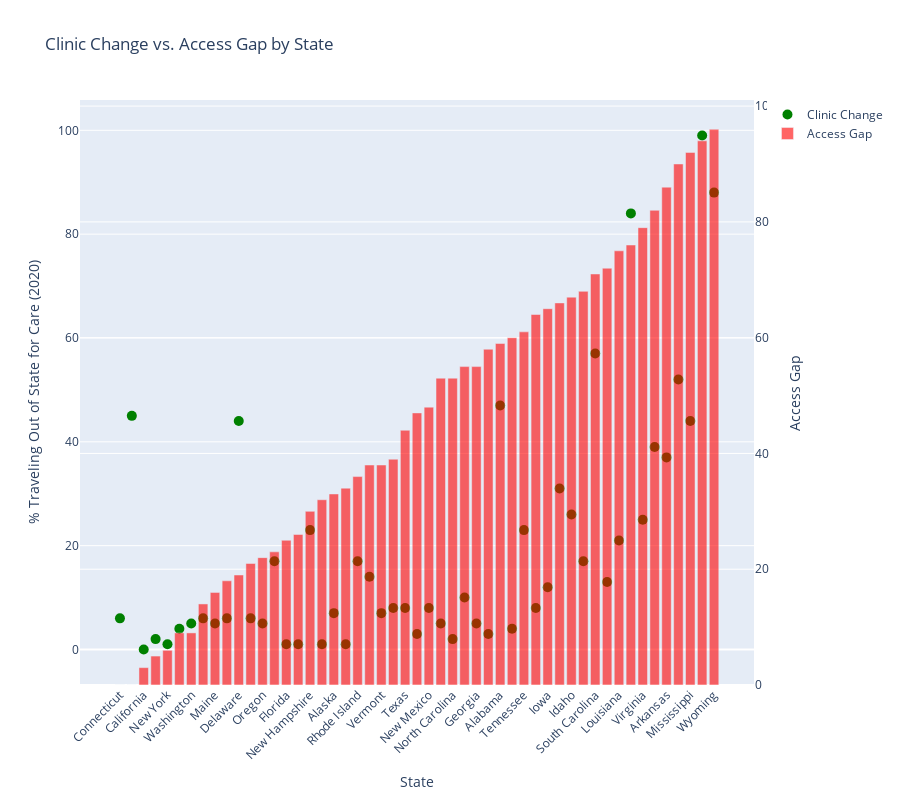

This figure's notebook cell:
### Code cell
import plotly.graph_objects as go

# Sort states by access gap
df_sorted = df.sort_values('Access Gap', ascending=True)

fig3 = go.Figure()

# Clinic Change scatter (instead of line)
fig3.add_trace(go.Scatter(
    x=df_sorted['U.S. State'],
    y=df_sorted['% of residents obtaining abortions who traveled out of state for care, 2020'],
    mode='markers',  # only markers, no connecting lines
    name='Clinic Change',
    marker=dict(color='green', size=10, symbol='circle'),
    yaxis='y1'
))

# Access Gap bar
fig3.add_trace(go.Bar(
    x=df_sorted['U.S. State'],
    y=df_sorted['Access Gap'],
    name='Access Gap',
    marker_color='red',
    opacity=0.6,
    yaxis='y2'
))

fig3.update_layout(
    title="Clinic Change vs. Access Gap by State",
    xaxis=dict(title='State', tickangle=-45),
    yaxis=dict(title='% Traveling Out of State for Care (2020)', side='left'),
    yaxis2=dict(title='Access Gap', overlaying='y', side='right'),
    height=800,
    barmode='overlay'
)

fig3.show()

### Figure 1 — Plotly figure (JSON) as saved in the notebook; plotly's stock layout.template omitted (floating-point values rounded to 4 significant figures)
{"data": [{"marker": {"color": "green", "size": 10, "symbol": "circle"}, "mode": "markers", "name": "Clinic Change", "type": "scatter", "x": ["Connecticut", "District of Columbia", "California", "Hawaii", "New York", "Nevada", "Washington", "Massachusetts", "Maine", "Arizona", "Delaware", "New Jersey", "Oregon", "Maryland", "Florida", "Colorado", "New Hampshire", "Illinois", "Alaska", "Michigan", "Rhode Island", "Pennsylvania", "Vermont", "Nebraska", "Texas", "Montana", "New Mexico", "Oklahoma", "North Carolina", "Ohio", "Georgia", "Minnesota", "Alabama", "Kansas", "Tennessee", "Utah", "Iowa", "Indiana", "Idaho", "Wisconsin", "South Carolina", "North Dakota", "Louisiana", "South Dakota", "Virginia", "Kentucky", "Arkansas", "West Virginia", "Mississippi", "Missouri", "Wyoming"], "y": [6, 45, 0, 2, 1, 4, 5, 6, 5, 6, 44, 6, 5, 17, 1, 1, 23, 1, 7, 1, 17, 14, 7, 8, 8, 3, 8, 5, 2, 10, 5, 3, 47, 4, 23, 8, 12, 31, 26, 17, 57, 13, 21, 84, 25, 39, 37, 52, 44, 99, 88], "yaxis": "y"}, {"marker": {"color": "red"}, "name": "Access Gap", "opacity": 0.6, "type": "bar", "x": ["Connecticut", "District of Columbia", "California", "Hawaii", "New York", "Nevada", "Washington", "Massachusetts", "Maine", "Arizona", "Delaware", "New Jersey", "Oregon", "Maryland", "Florida", "Colorado", "New Hampshire", "Illinois", "Alaska", "Michigan", "Rhode Island", "Pennsylvania", "Vermont", "Nebraska", "Texas", "Montana", "New Mexico", "Oklahoma", "North Carolina", "Ohio", "Georgia", "Minnesota", "Alabama", "Kansas", "Tennessee", "Utah", "Iowa", "Indiana", "Idaho", "Wisconsin", "South Carolina", "North Dakota", "Louisiana", "South Dakota", "Virginia", "Kentucky", "Arkansas", "West Virginia", "Mississippi", "Missouri", "Wyoming"], "y": [0, 0, 3, 5, 6, 9, 9, 14, 16, 18, 19, 21, 22, 23, 25, 26, 30, 32, 33, 34, 36, 38, 38, 39, 44, 47, 48, 53, 53, 55, 55, 58, 59, 60, 61, 64, 65, 66, 67, 68, 71, 72, 75, 76, 79, 82, 86, 90, 92, 94, 96], "yaxis": "y2"}], "layout": {"barmode": "overlay", "height": 800, "title": {"text": "Clinic Change vs. Access Gap by State"}, "xaxis": {"tickangle": -45, "title": {"text": "State"}}, "yaxis": {"side": "left", "title": {"text": "% Traveling Out of State for Care (2020)"}}, "yaxis2": {"overlaying": "y", "side": "right", "title": {"text": "Access Gap"}}}}
